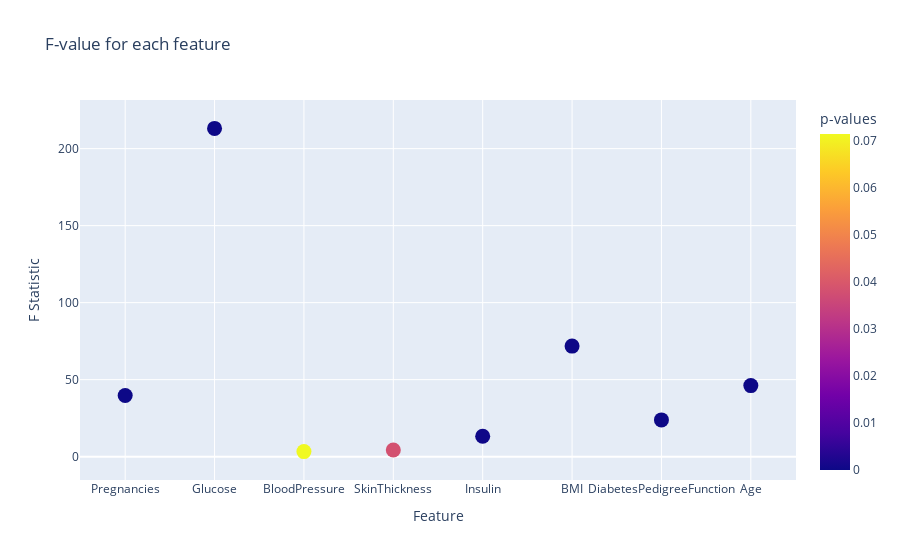

Write notebook code for a chart like this one.
### Code cell
fig = px.scatter(x=df.columns[:-1], y=f_stats, labels={'x': 'Feature', 'y': 'F Statistic', 'color': 'p-values'}, color=p_values, title='F-value for each feature')
fig.update_traces(marker_size=15)

### Figure 1 — Plotly figure (JSON) as saved in the notebook; plotly's stock layout.template omitted (floating-point values rounded to 4 significant figures)
{"data": [{"hovertemplate": "Feature=%{x}<br>F Statistic=%{y}<br>p-values=%{marker.color}<extra></extra>", "legendgroup": "", "marker": {"color": [5.065e-10, 8.935e-43, 0.07151, 0.03835, 0.0002862, 1.23e-16, 1.255e-06, 2.21e-11], "coloraxis": "coloraxis", "size": 15, "symbol": "circle"}, "mode": "markers", "name": "", "orientation": "v", "showlegend": false, "type": "scatter", "x": ["Pregnancies", "Glucose", "BloodPressure", "SkinThickness", "Insulin", "BMI", "DiabetesPedigreeFunction", "Age"], "xaxis": "x", "y": [39.67, 213.2, 3.257, 4.304, 13.28, 71.77, 23.87, 46.14], "yaxis": "y"}], "layout": {"coloraxis": {"colorbar": {"title": {"text": "p-values"}}, "colorscale": [[0, "#0d0887"], [0.1111, "#46039f"], [0.2222, "#7201a8"], [0.3333, "#9c179e"], [0.4444, "#bd3786"], [0.5556, "#d8576b"], [0.6667, "#ed7953"], [0.7778, "#fb9f3a"], [0.8889, "#fdca26"], [1, "#f0f921"]]}, "legend": {"tracegroupgap": 0}, "title": {"text": "F-value for each feature"}, "xaxis": {"anchor": "y", "domain": [0, 1], "title": {"text": "Feature"}}, "yaxis": {"anchor": "x", "domain": [0, 1], "title": {"text": "F Statistic"}}}}
